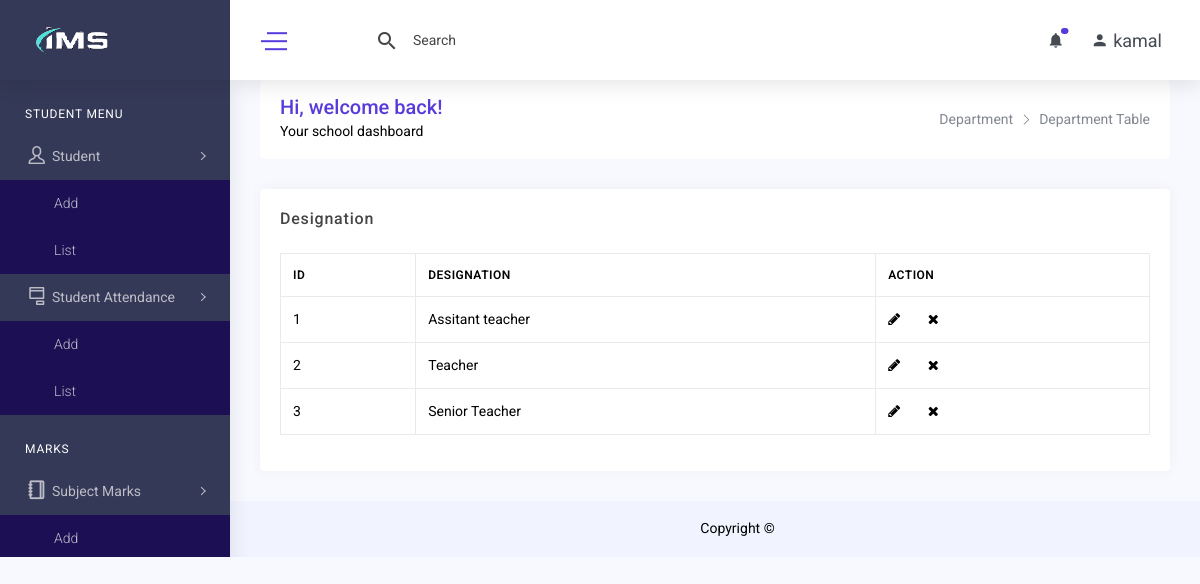
Page /designation_list.php (signed in) on the committed database.
### tables this page shows
CREATE TABLE `designation` (
  `id` int(11) NOT NULL,
  `designation` varchar(255) DEFAULT NULL,
  `created_at` datetime DEFAULT NULL,
  `created_by` int(11) DEFAULT NULL,
  `updated_at` datetime DEFAULT NULL,
  `updated_by` int(11) DEFAULT NULL,
  `deleted_at` datetime DEFAULT NULL
);

### class/crud.php (called while the page is built, shortened)
<?php
    class crud{
        private $host='localhost';
        private $connection;
        public function __construct($user,$password,$database){
            $this->user=$user;
            $this->password=$password;
            $this->database=$database;
            $this->connection=new mysqli($this->host,$this->user,$this->password,$this->database);
        }
        public function common_select($table,$fields='*',$condition=false,$sort_field=false,$sort='ASC'){
            $result=array();
            $error=false;
            $sql="select $fields from $table where deleted_at is null ";
            $rs=$this->connection->query($sql);
            if($rs){
                if($rs->num_rows > 0){
                    while($r=$rs->fetch_object()){
                        array_push($result,$r);
                    }
                }
            }else{
                $error=$this->connection->error;
            }
            $return = array('data'=>$result,'error'=>$error);
            return $return;
        }
    }
?>

### include/connection.php (called while the page is built)
<?php
    include_once('class/crud.php');
    $mysqli=new crud("root","","ims");
    $baseurl="http://localhost/ims/";
?>

### designation_list.php (the view, shortened to what this page needs)
<?php include('include/header.php') ?>
<?php include('include/sidebar.php')?>
    <div class="content-body">
        <div class="container-fluid">
            <div class="row page-titles mx-0">
                <div class="col-sm-6 p-md-0">
                    <div class="welcome-text">
                        <h4>Hi, welcome back!</h4>
                        <p class="mb-0">Your school dashboard</p>
                    </div>
                </div>
                <div class="col-sm-6 p-md-0 justify-content-sm-end mt-2 mt-sm-0 d-flex">
                    <ol class="breadcrumb">
                        <li class="breadcrumb-item"><a href="class_add.php">Department</a></li>
                        <li class="breadcrumb-item active"><a href="class_list.php">Department Table</a></li>
                    </ol>
                </div>
            </div>
            <div class="row">
                <div class="col-lg-12">
                    <div class="card">
                        <div class="card-header">
                            <h4 class="card-title">Designation</h4>
                        </div>
                        <div class="card-body">
                            <div class="table-responsive">
                                <table class="table table-bordered verticle-middle table-responsive-sm">
                                    <thead>
                                        <tr>
                                            <th scope="col">ID</th>
                                            <th scope="col">Designation</th>
                                            <th scope="col">Action</th>
                                        </tr>
                                    </thead>
                                    <tbody>
                                        <?php
                                            $result=$mysqli->common_select('designation');
                                            if($result){
                                                if($result['data']){
                                                    $i=1;
                                                    foreach($result['data'] as $data){
                                        ?>
                                        <tr>
                                            <td><?= $i++ ?></td>
                                            <td><?= $data->designation ?></td>
                                            <td>
                                                <span>
                                                    <a href="<?= $baseurl ?>designation_edit.php?id=<?= $data ->id ?>" class="mr-4" data-toggle="tooltip"
                                                        data-placement="top" title="Edit"><i
                                                            class="fa fa-pencil color-muted"></i> </a>
                                                    <a href="<?= $baseurl ?>designation_delete.php?id=<?= $data ->id ?>" data-toggle="tooltip"
                                                        data-placement="top" title="Close"><i
                                                            class="fa fa-close color-danger"></i></a>
                                                </span>
                                            </td>
                                        </tr>
                                        <?php } } } ?>
                                    </tbody>
                                </table>
                            </div>
                        </div>
                    </div>
                </div>
            </div>
        </div>
    </div>
</body>
<?php include('include/footer.php') ?>

### rows in the picture
designation: designation "Assitant teacher"
designation: designation "Teacher"
designation: designation "Senior Teacher"

### other values in the picture
$_SESSION['username'] "kamal"
